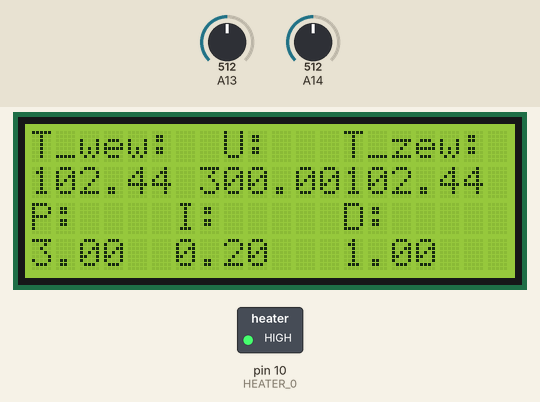
A sketch run on a simulated Arduino Mega 2560, built with avr-gcc and run on an emulated ATmega2560. On the bench: 20×4 character LCD, switched loads named in the sketch (green lamp = pin HIGH). Inputs (shaded band) come from the test bench; at power-on: A13 = 512, A14 = 512.

Above: at 1.2 s.
1.3 s: A13 set to 716
At 1.55 s:
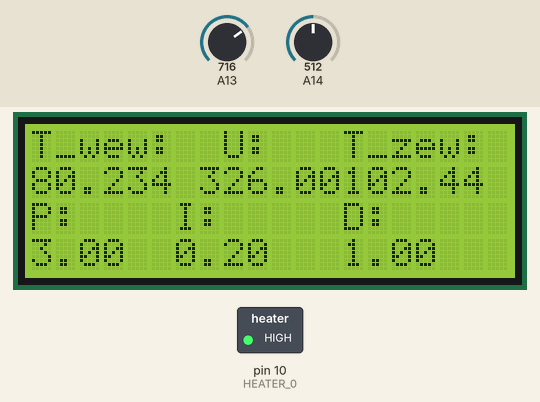
2.9 s: A14 set to 716
At 3.1 s:
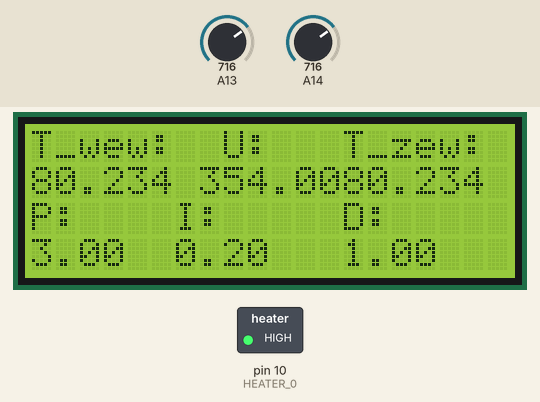
4.4 s: A13 set to 511
At 5.8 s:
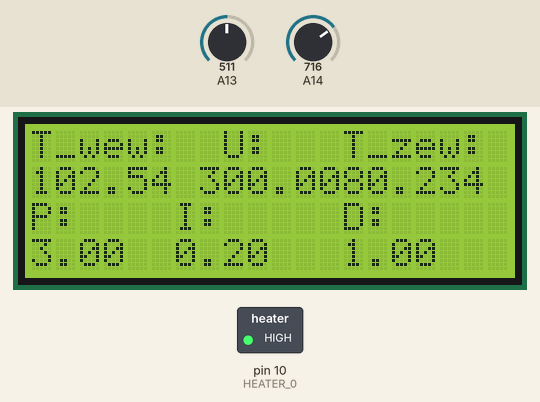
6.1 s: A14 set to 900
At 6.9 s:
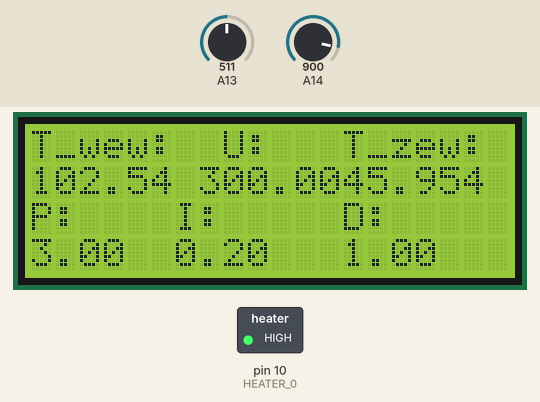
7.6 s: A14 set to 1023
At 8.3 s:
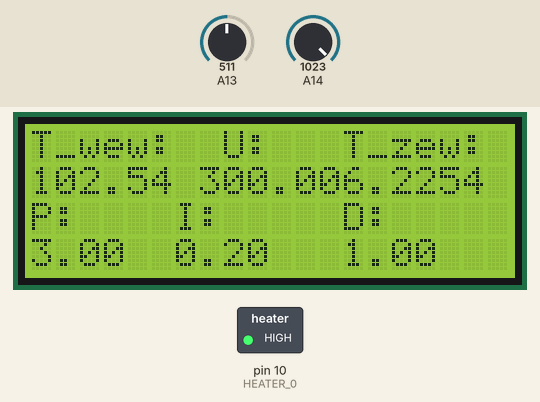
9.1 s: A13 set to 306
At 10.1 s:
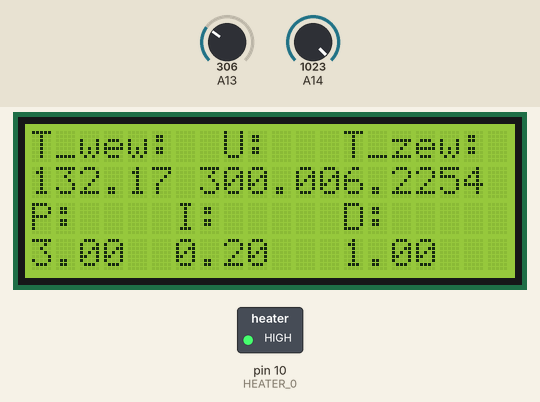
Timing chart, 0 to 11.6 s (numbered marks = the images above; inputs shaded):
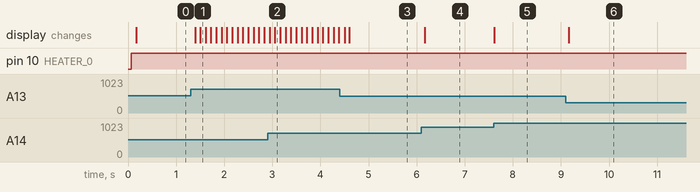

The sketch:

grzauka.ino
```cpp
#include <LiquidCrystal.h>
#define a  -4.81420754311680e-07
#define b  0.000824947169111364
#define c  -0.572414341372402
#define d  243.873039587372
#define HEATER_0 10

double x, y;
double temp;
double e;
double u;
double calka = 0;
int i = 0;
double P = 0;
double I = 0;
double D = 0;
double predkosc = 0;
double yi = 0;
double stara = 0;


LiquidCrystal lcd(16, 17, 23, 25, 27, 29);

void setup() {

  lcd.begin( 20, 4 );
  pinMode( HEATER_0, OUTPUT);
}

void loop() {
  temp = analogRead( 14 );
  lcd.setCursor(13, 0);
  lcd.print ("T_zew: ");
  x = temp;
  y = a * x * x * x + b * x * x + c * x + d;
  lcd.setCursor(13, 1);
  lcd.print(y);

  temp = analogRead( 13 );
  lcd.setCursor(0, 0);
  lcd.print("T_wew: ");
  x = temp;
  y = a * x * x * x + b * x * x + c * x + d;
  lcd.setCursor(0, 1);
  lcd.print(y);

  e = 100 - yi;
  predkosc = (u-stara)/0.1;
  calka = calka + e * 0.1;
  P = 255/80;
  I = 0.2;
  D = 1;

  u=round(P*e+I*calka+D*predkosc);
  if (u < 0) {
    i = 0;
  }

  if (u > 255) {
    u = 255;
  }

  analogWrite(10,u);

  stara = yi;
  delay(100);

  if (y > 0 && y < 100) {
    u = 255 / 80 * e + 0.2 * calka;
       digitalWrite(9,LOW);
  }

  else {
    u = 255 / 80 * e;
    digitalWrite(9,HIGH);
  }

/*if (u > 0) {
  if (u < 255) {
      analogWrite(10, u);
    }
    else {
      analogWrite(10, 255);
    }
  }
  else {
    analogWrite(10, 0);
  }*/

  lcd.setCursor(8, 0);
  lcd.print("U:");
  lcd.setCursor(7, 1);
  lcd.print(u);
  lcd.setCursor(0, 2);
  lcd.print("P:");
  lcd.setCursor(0, 3);
  lcd.print(P);
  lcd.setCursor(6, 2);
  lcd.print("I:");
  lcd.setCursor(6, 3);
  lcd.print(I);
  lcd.setCursor(13, 2);
  lcd.print("D:");
  lcd.setCursor(13, 3);
  lcd.print(D);

  /* Wlaczenie na 5 sekund
     if (i<50) {
    digitalWrite( HEATER_0, HIGH);
    i++;
    }
    else {
    digitalWrite( HEATER_0, LOW);
    }

    delay(100);*/
}
```

Measured:
- after the input at 1.3 s, the display: first changes after 0.10 s (image 1 shows a later state)
- after the input at 6.1 s, the display: changes after 0.07 s (image 4)
- after the input at 7.6 s, the display: changes at once (image 5)
- after the input at 9.1 s, the display: changes after 0.06 s (image 6)
